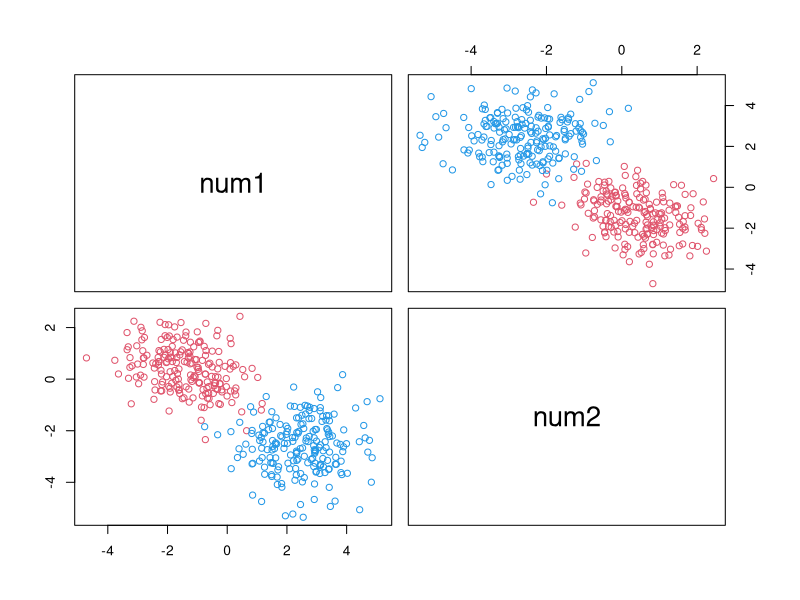
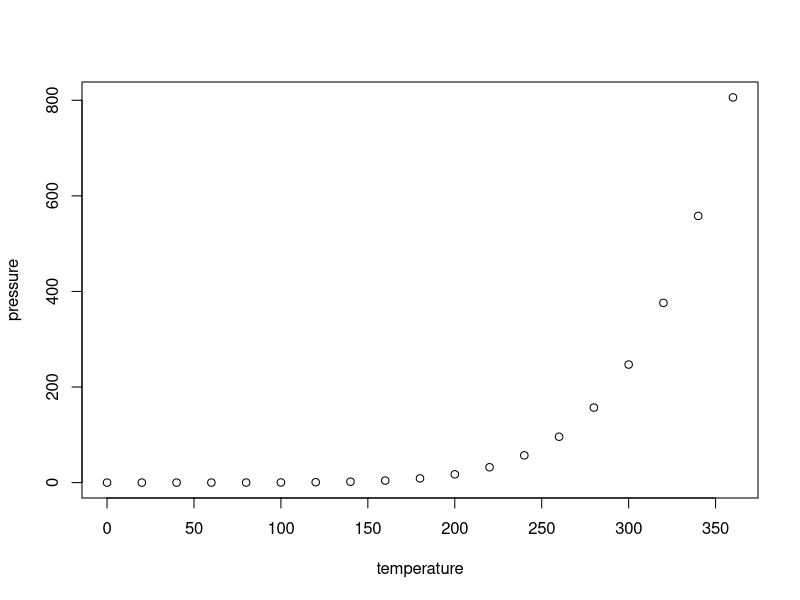

The R source for these figures, in order:
## ---- chunk 1
knitr::opts_chunk$set(echo = TRUE)
knitr::opts_chunk$set(fig.retina = 2)
## ---- chunk 2

# load packages

library(mvtnorm) # for function rmvnorm
library(clusterGeneration) # for function rcorrmatrix

## ---- chunk 3

cluster_points <- c(200, 200) # 200 points per cluster
num_vars <- 2 # how many continuous variables?
num_min_max <- 3 # determines distance between cluster centers; clusters closer if lower

# generate numerical variables
set.seed(100)
cl1 <- rmvnorm(cluster_points[1], 
               mean = runif(num_vars, min = -num_min_max, max = num_min_max), 
                            rcorrmatrix(num_vars)) 
cl2 <- rmvnorm(cluster_points[2], 
               mean = runif(num_vars, min = -num_min_max, max = num_min_max), 
                            rcorrmatrix(num_vars))

z_con <- as.data.frame(rbind(cl1, cl2))
names(z_con) <- paste0('num', 1:num_vars) 

## ---- chunk 4

pairs(z_con, col = c(rep(2, cluster_points[1]), rep(4, cluster_points[2])))

## ---- chunk 5

R.Version()
R.version
version

## ---- chunk 6
summary(cars)
## ---- chunk 7
plot(pressure)
